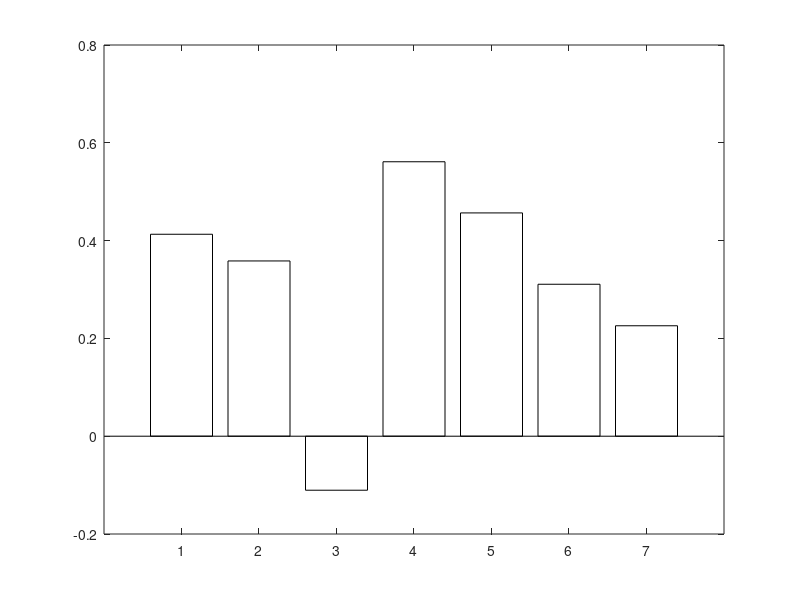

The MATLAB script that drew this image: (Note: this script raises an error after producing the figure.)
%% Plot ROI Analysis Results with Effect Size (Cohen's d) on Y-axis
% Cohen's d = t / sqrt(n) for one-sample t-test
% (Requires SPM on MATLAB path)

%% Define paths (3 levels up from this script: scripts/behavior_glm/roi/)
script_dir = fileparts(mfilename('fullpath'));
root_dir = fullfile(script_dir, '..', '..', '..');

%% ROI data from analysis
roi_names = {'vmPFC', 'OFC medial', 'OFC lateral', 'Striatum L', 'Striatum R', 'Insula', 'Amygdala'};
mean_t = [2.262, 1.963, -0.605, 3.074, 2.501, 1.702, 1.237];

% Convert T to Cohen's d: d = t / sqrt(n)
n_subjects = 30;
effect_size = mean_t / sqrt(n_subjects);

%% Create bar plot
figure('Position', [100, 100, 800, 500], 'Color', 'white');

% Create bars with colors based on effect size
colors = zeros(length(effect_size), 3);
for i = 1:length(effect_size)
    if effect_size(i) > 0.5
        colors(i,:) = [0.8, 0.2, 0.2];  % Red for large positive
    elseif effect_size(i) > 0.2
        colors(i,:) = [1, 0.6, 0.4];    % Orange for medium positive
    elseif effect_size(i) > 0
        colors(i,:) = [1, 0.8, 0.6];    % Light orange for small positive
    else
        colors(i,:) = [0.4, 0.6, 0.8];  % Blue for negative
    end
end

b = bar(effect_size, 'FaceColor', 'flat');
b.CData = colors;

% Add reference lines for effect size interpretation
hold on;
yline(0, 'k-', 'LineWidth', 1);
yline(0.2, 'b--', 'LineWidth', 1, 'Label', 'Small (0.2)');
yline(0.5, 'g--', 'LineWidth', 1, 'Label', 'Medium (0.5)');
yline(0.8, 'r--', 'LineWidth', 1, 'Label', 'Large (0.8)');

% Labels
set(gca, 'XTickLabel', roi_names, 'XTickLabelRotation', 45, 'FontSize', 12);
ylabel('Effect Size (Cohen''s d)', 'FontSize', 14);
xlabel('ROI', 'FontSize', 14);
title('ROI Analysis: ImagexValue Contrast (N=30)', 'FontSize', 16);

% Add value labels on bars
for i = 1:length(effect_size)
    if effect_size(i) >= 0
        text(i, effect_size(i) + 0.03, sprintf('%.2f', effect_size(i)), ...
            'HorizontalAlignment', 'center', 'FontSize', 10);
    else
        text(i, effect_size(i) - 0.05, sprintf('%.2f', effect_size(i)), ...
            'HorizontalAlignment', 'center', 'FontSize', 10);
    end
end

% Adjust y-axis
ylim([-0.3, 0.9]);
grid on;
box off;

% Add legend for effect size interpretation
text(6.5, 0.85, 'Effect Size Guidelines:', 'FontSize', 10, 'FontWeight', 'bold');
text(6.5, 0.78, '0.2 = Small', 'FontSize', 9, 'Color', 'b');
text(6.5, 0.71, '0.5 = Medium', 'FontSize', 9, 'Color', [0 0.5 0]);
text(6.5, 0.64, '0.8 = Large', 'FontSize', 9, 'Color', 'r');

% Save figure
output_dir = fullfile(root_dir, 'results', 'roi_analysis');
if ~exist(output_dir, 'dir')
    mkdir(output_dir);
end

% Save as PNG
saveas(gcf, fullfile(output_dir, 'roi_effectsize_ImagexValue.png'));
fprintf('Figure saved to: %s\n', fullfile(output_dir, 'roi_effectsize_ImagexValue.png'));

% Save as PDF
saveas(gcf, fullfile(output_dir, 'roi_effectsize_ImagexValue.pdf'));
fprintf('Figure saved to: %s\n', fullfile(output_dir, 'roi_effectsize_ImagexValue.pdf'));

%% Summary table
fprintf('\n=== Effect Size Summary ===\n');
fprintf('ROI\t\t\tT-value\tCohen''s d\tInterpretation\n');
fprintf('--------------------------------------------------------\n');
for i = 1:length(roi_names)
    if abs(effect_size(i)) >= 0.8
        interp = 'Large';
    elseif abs(effect_size(i)) >= 0.5
        interp = 'Medium';
    elseif abs(effect_size(i)) >= 0.2
        interp = 'Small';
    else
        interp = 'Negligible';
    end
    fprintf('%-15s\t%.3f\t%.3f\t\t%s\n', roi_names{i}, mean_t(i), effect_size(i), interp);
end

fprintf('\nNote: Cohen''s d = t / sqrt(n), n = %d\n', n_subjects);

close(gcf);
